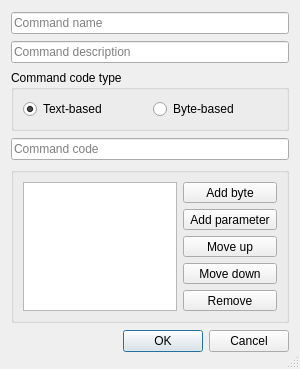
<?xml version="1.0" encoding="UTF-8"?>
<ui version="4.0">
 <class>BTSerialCommandTypeEditDialog</class>
 <widget class="QDialog" name="BTSerialCommandTypeEditDialog">
  <property name="geometry">
   <rect>
    <x>0</x>
    <y>0</y>
    <width>300</width>
    <height>369</height>
   </rect>
  </property>
  <property name="windowTitle">
   <string>BTSerial - Command Type Edit</string>
  </property>
  <property name="locale">
   <locale language="English" country="UnitedStates"/>
  </property>
  <property name="sizeGripEnabled">
   <bool>true</bool>
  </property>
  <layout class="QVBoxLayout" name="verticalLayout_2">
   <item>
    <widget class="QLineEdit" name="lineEditName">
     <property name="sizePolicy">
      <sizepolicy hsizetype="Preferred" vsizetype="Fixed">
       <horstretch>0</horstretch>
       <verstretch>0</verstretch>
      </sizepolicy>
     </property>
     <property name="locale">
      <locale language="English" country="UnitedStates"/>
     </property>
     <property name="inputMask">
      <string notr="true"/>
     </property>
     <property name="text">
      <string notr="true"/>
     </property>
     <property name="maxLength">
      <number>63</number>
     </property>
     <property name="frame">
      <bool>true</bool>
     </property>
     <property name="echoMode">
      <enum>QLineEdit::Normal</enum>
     </property>
     <property name="placeholderText">
      <string>Command name</string>
     </property>
     <property name="clearButtonEnabled">
      <bool>false</bool>
     </property>
    </widget>
   </item>
   <item>
    <widget class="QLineEdit" name="lineEditDescription">
     <property name="sizePolicy">
      <sizepolicy hsizetype="Preferred" vsizetype="Fixed">
       <horstretch>0</horstretch>
       <verstretch>0</verstretch>
      </sizepolicy>
     </property>
     <property name="locale">
      <locale language="English" country="UnitedStates"/>
     </property>
     <property name="maxLength">
      <number>255</number>
     </property>
     <property name="placeholderText">
      <string>Command description</string>
     </property>
    </widget>
   </item>
   <item>
    <widget class="QGroupBox" name="groupBoxCommandType">
     <property name="sizePolicy">
      <sizepolicy hsizetype="Preferred" vsizetype="Maximum">
       <horstretch>0</horstretch>
       <verstretch>0</verstretch>
      </sizepolicy>
     </property>
     <property name="autoFillBackground">
      <bool>false</bool>
     </property>
     <property name="locale">
      <locale language="English" country="UnitedStates"/>
     </property>
     <property name="title">
      <string>Command code type</string>
     </property>
     <property name="flat">
      <bool>false</bool>
     </property>
     <property name="checkable">
      <bool>false</bool>
     </property>
     <layout class="QHBoxLayout" name="horizontalLayout">
      <item>
       <widget class="QRadioButton" name="radioButtonText">
        <property name="locale">
         <locale language="English" country="UnitedStates"/>
        </property>
        <property name="text">
         <string>Text-based</string>
        </property>
        <property name="checked">
         <bool>true</bool>
        </property>
       </widget>
      </item>
      <item>
       <widget class="QRadioButton" name="radioButtonByte">
        <property name="locale">
         <locale language="English" country="UnitedStates"/>
        </property>
        <property name="text">
         <string>Byte-based</string>
        </property>
       </widget>
      </item>
     </layout>
     <zorder>radioButtonByte</zorder>
     <zorder>radioButtonText</zorder>
    </widget>
   </item>
   <item>
    <widget class="QLineEdit" name="lineEditCodeString">
     <property name="sizePolicy">
      <sizepolicy hsizetype="Preferred" vsizetype="Fixed">
       <horstretch>0</horstretch>
       <verstretch>0</verstretch>
      </sizepolicy>
     </property>
     <property name="placeholderText">
      <string>Command code</string>
     </property>
    </widget>
   </item>
   <item>
    <widget class="QGroupBox" name="groupBoxCommandBytes">
     <property name="sizePolicy">
      <sizepolicy hsizetype="Preferred" vsizetype="Maximum">
       <horstretch>0</horstretch>
       <verstretch>0</verstretch>
      </sizepolicy>
     </property>
     <property name="locale">
      <locale language="English" country="UnitedStates"/>
     </property>
     <property name="title">
      <string/>
     </property>
     <property name="alignment">
      <set>Qt::AlignCenter</set>
     </property>
     <layout class="QHBoxLayout" name="horizontalLayout_3">
      <item>
       <widget class="QListWidget" name="listWidgetBytes">
        <property name="enabled">
         <bool>true</bool>
        </property>
        <property name="sizePolicy">
         <sizepolicy hsizetype="Expanding" vsizetype="Maximum">
          <horstretch>0</horstretch>
          <verstretch>0</verstretch>
         </sizepolicy>
        </property>
        <property name="locale">
         <locale language="English" country="UnitedStates"/>
        </property>
        <property name="frameShape">
         <enum>QFrame::StyledPanel</enum>
        </property>
        <property name="editTriggers">
         <set>QAbstractItemView::NoEditTriggers</set>
        </property>
        <property name="showDropIndicator" stdset="0">
         <bool>false</bool>
        </property>
       </widget>
      </item>
      <item>
       <layout class="QVBoxLayout" name="verticalLayout">
        <item>
         <widget class="QToolButton" name="toolButtonAddByte">
          <property name="sizePolicy">
           <sizepolicy hsizetype="Minimum" vsizetype="Fixed">
            <horstretch>0</horstretch>
            <verstretch>0</verstretch>
           </sizepolicy>
          </property>
          <property name="locale">
           <locale language="English" country="UnitedStates"/>
          </property>
          <property name="text">
           <string>Add byte</string>
          </property>
          <property name="toolButtonStyle">
           <enum>Qt::ToolButtonTextOnly</enum>
          </property>
         </widget>
        </item>
        <item>
         <widget class="QToolButton" name="toolButtonAddParam">
          <property name="sizePolicy">
           <sizepolicy hsizetype="Minimum" vsizetype="Fixed">
            <horstretch>0</horstretch>
            <verstretch>0</verstretch>
           </sizepolicy>
          </property>
          <property name="locale">
           <locale language="English" country="UnitedStates"/>
          </property>
          <property name="text">
           <string>Add parameter</string>
          </property>
          <property name="toolButtonStyle">
           <enum>Qt::ToolButtonTextOnly</enum>
          </property>
         </widget>
        </item>
        <item>
         <widget class="QToolButton" name="toolButtonMoveUp">
          <property name="sizePolicy">
           <sizepolicy hsizetype="Minimum" vsizetype="Fixed">
            <horstretch>0</horstretch>
            <verstretch>0</verstretch>
           </sizepolicy>
          </property>
          <property name="locale">
           <locale language="English" country="UnitedStates"/>
          </property>
          <property name="text">
           <string>Move up</string>
          </property>
          <property name="toolButtonStyle">
           <enum>Qt::ToolButtonTextOnly</enum>
          </property>
         </widget>
        </item>
        <item>
         <widget class="QToolButton" name="toolButtonMoveDown">
          <property name="sizePolicy">
           <sizepolicy hsizetype="Minimum" vsizetype="Fixed">
            <horstretch>0</horstretch>
            <verstretch>0</verstretch>
           </sizepolicy>
          </property>
          <property name="locale">
           <locale language="English" country="UnitedStates"/>
          </property>
          <property name="text">
           <string>Move down</string>
          </property>
          <property name="toolButtonStyle">
           <enum>Qt::ToolButtonTextOnly</enum>
          </property>
         </widget>
        </item>
        <item>
         <widget class="QToolButton" name="toolButtonRemove">
          <property name="sizePolicy">
           <sizepolicy hsizetype="Minimum" vsizetype="Fixed">
            <horstretch>0</horstretch>
            <verstretch>0</verstretch>
           </sizepolicy>
          </property>
          <property name="locale">
           <locale language="English" country="UnitedStates"/>
          </property>
          <property name="text">
           <string>Remove</string>
          </property>
          <property name="checkable">
           <bool>false</bool>
          </property>
          <property name="toolButtonStyle">
           <enum>Qt::ToolButtonTextOnly</enum>
          </property>
         </widget>
        </item>
       </layout>
      </item>
     </layout>
    </widget>
   </item>
   <item>
    <widget class="QDialogButtonBox" name="buttonBox">
     <property name="sizePolicy">
      <sizepolicy hsizetype="Preferred" vsizetype="Fixed">
       <horstretch>0</horstretch>
       <verstretch>0</verstretch>
      </sizepolicy>
     </property>
     <property name="orientation">
      <enum>Qt::Horizontal</enum>
     </property>
     <property name="standardButtons">
      <set>QDialogButtonBox::Cancel|QDialogButtonBox::Ok</set>
     </property>
    </widget>
   </item>
  </layout>
  <zorder>buttonBox</zorder>
  <zorder>groupBoxCommandType</zorder>
  <zorder>lineEditCodeString</zorder>
  <zorder>lineEditName</zorder>
  <zorder>lineEditDescription</zorder>
  <zorder>groupBoxCommandBytes</zorder>
 </widget>
 <resources/>
 <connections>
  <connection>
   <sender>buttonBox</sender>
   <signal>accepted()</signal>
   <receiver>BTSerialCommandTypeEditDialog</receiver>
   <slot>accept()</slot>
   <hints>
    <hint type="sourcelabel">
     <x>164</x>
     <y>332</y>
    </hint>
    <hint type="destinationlabel">
     <x>157</x>
     <y>274</y>
    </hint>
   </hints>
  </connection>
  <connection>
   <sender>buttonBox</sender>
   <signal>rejected()</signal>
   <receiver>BTSerialCommandTypeEditDialog</receiver>
   <slot>reject()</slot>
   <hints>
    <hint type="sourcelabel">
     <x>164</x>
     <y>338</y>
    </hint>
    <hint type="destinationlabel">
     <x>286</x>
     <y>274</y>
    </hint>
   </hints>
  </connection>
 </connections>
</ui>
